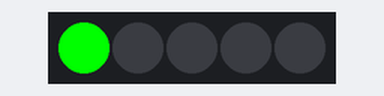
This sketch was run on a simulated Arduino Uno, built with avr-gcc and run on an emulated ATmega328P. On the bench: 5 RGB LEDs in strip order, left to right. The strip is taken to match the declared colour order.

Above: at 1.1 s.
At 2.1 s:
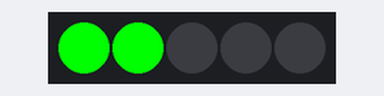
At 3.1 s:
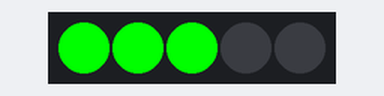
At 4.1 s:
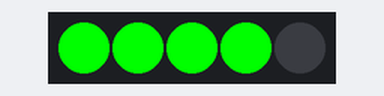
At 5.1 s:
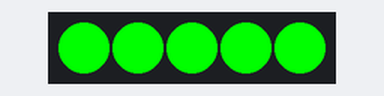
At 8.1 s:
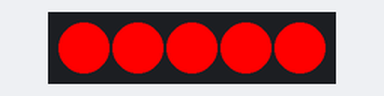
Timing chart, 0 to 9.6 s (numbered marks = the images above):
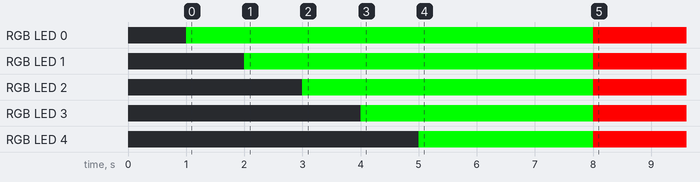

The sketch:

adafruit_neopixel.ino
```cpp
#include <Adafruit_NeoPixel.h>

Adafruit_NeoPixel strip = Adafruit_NeoPixel(5, 10, NEO_RGB + NEO_KHZ800);

void setup() {
  strip.begin();
  strip.show();
  delay(1000);
  for (int i = 0; i < 5; i++) {
    strip.setPixelColor(i, strip.Color(0, 255, 0));
    strip.show();
    delay(1000);
  }
  delay(2000);
  for (int i = 0; i < 5; i++) {
    strip.setPixelColor(i, strip.Color(255, 0, 0));
  }
  strip.show();
  digitalWrite(9, HIGH);
  delay(1000);
  digitalWrite(9, LOW);
}

void loop() {
  //
}
```

Measured:
- what the display in image 0 shows lasts 1.0 s, from 1.0 s to 2.0 s
- what the display in image 4 shows lasts 3.0 s, from 5.0 s to 8.0 s
